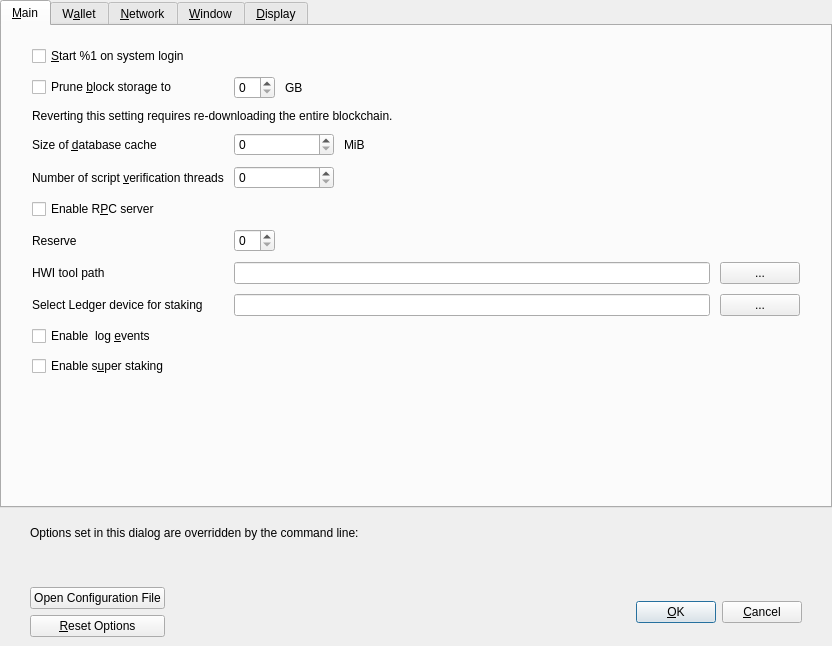
<?xml version="1.0" encoding="UTF-8"?>
<ui version="4.0">
 <class>OptionsDialog</class>
 <widget class="QDialog" name="OptionsDialog">
  <property name="geometry">
   <rect>
    <x>0</x>
    <y>0</y>
    <width>832</width>
    <height>646</height>
   </rect>
  </property>
  <property name="windowTitle">
   <string>Options</string>
  </property>
  <property name="modal">
   <bool>true</bool>
  </property>
  <layout class="QVBoxLayout" name="verticalLayout">
   <property name="leftMargin">
    <number>0</number>
   </property>
   <property name="topMargin">
    <number>0</number>
   </property>
   <property name="rightMargin">
    <number>0</number>
   </property>
   <property name="bottomMargin">
    <number>0</number>
   </property>
   <item>
    <widget class="QTabWidget" name="tabWidget">
     <property name="currentIndex">
      <number>0</number>
     </property>
     <widget class="QWidget" name="tabMain">
      <attribute name="title">
       <string>&amp;Main</string>
      </attribute>
      <layout class="QVBoxLayout" name="verticalLayout_3">
       <property name="spacing">
        <number>10</number>
       </property>
       <property name="leftMargin">
        <number>30</number>
       </property>
       <property name="topMargin">
        <number>20</number>
       </property>
       <property name="rightMargin">
        <number>30</number>
       </property>
       <property name="bottomMargin">
        <number>20</number>
       </property>
       <item>
        <layout class="QGridLayout" name="gridLayout">
         <property name="verticalSpacing">
          <number>10</number>
         </property>
         <item row="4" column="1">
          <layout class="QHBoxLayout" name="horizontalLayout_3_Main">
           <item>
            <widget class="QSpinBox" name="threadsScriptVerif">
             <property name="minimumSize">
              <size>
               <width>100</width>
               <height>0</height>
              </size>
             </property>
             <property name="toolTip">
              <string>(0 = auto, &lt;0 = leave that many cores free)</string>
             </property>
            </widget>
           </item>
           <item>
            <spacer name="horizontalSpacer_3_Main">
             <property name="orientation">
              <enum>Qt::Horizontal</enum>
             </property>
             <property name="sizeHint" stdset="0">
              <size>
               <width>40</width>
               <height>20</height>
              </size>
             </property>
            </spacer>
           </item>
          </layout>
         </item>
         <item row="8" column="1">
          <layout class="QHBoxLayout" name="horizontalLayout2">
           <item>
            <widget class="QLineEdit" name="txtStakeLedgerId">
             <property name="toolTip">
              <string>Fingerprint of the ledger that you want to be used for staking with hardware wallet</string>
             </property>
            </widget>
           </item>
           <item>
            <widget class="QPushButton" name="toolStakeLedgerId">
             <property name="text">
              <string>...</string>
             </property>
            </widget>
           </item>
          </layout>
         </item>
         <item row="6" column="1">
          <layout class="QHBoxLayout" name="horizontalLayout_3_Main_3">
           <item>
            <widget class="BitcoinAmountField" name="reserveBalance">
             <property name="toolTip">
              <string>Reserve amount that will not be used for staking</string>
             </property>
            </widget>
           </item>
           <item>
            <spacer name="horizontalSpacer_3_Main_3">
             <property name="orientation">
              <enum>Qt::Horizontal</enum>
             </property>
             <property name="sizeHint" stdset="0">
              <size>
               <width>40</width>
               <height>0</height>
              </size>
             </property>
            </spacer>
           </item>
          </layout>
         </item>
         <item row="4" column="0">
          <widget class="QLabel" name="threadsScriptVerifLabel">
           <property name="toolTip">
            <string extracomment="Tooltip text for Options window setting that sets the number of script verification threads. Explains that negative values mean to leave these many cores free to the system.">Set the number of script verification threads. Negative values correspond to the number of cores you want to leave free to the system.</string>
           </property>
           <property name="text">
            <string>Number of script &amp;verification threads</string>
           </property>
           <property name="textFormat">
            <enum>Qt::PlainText</enum>
           </property>
           <property name="buddy">
            <cstring>threadsScriptVerif</cstring>
           </property>
          </widget>
         </item>
         <item row="3" column="0">
          <widget class="QLabel" name="databaseCacheLabel">
           <property name="toolTip">
            <string extracomment="Tooltip text for Options window setting that sets the size of the database cache. Explains the corresponding effects of increasing/decreasing this value.">Maximum database cache size. A larger cache can contribute to faster sync, after which the benefit is less pronounced for most use cases. Lowering the cache size will reduce memory usage. Unused mempool memory is shared for this cache.</string>
           </property>
           <property name="text">
            <string>Size of &amp;database cache</string>
           </property>
           <property name="textFormat">
            <enum>Qt::PlainText</enum>
           </property>
           <property name="buddy">
            <cstring>databaseCache</cstring>
           </property>
          </widget>
         </item>
         <item row="2" column="0" colspan="2">
          <widget class="QLabel" name="pruneWarning">
           <property name="text">
            <string>Reverting this setting requires re-downloading the entire blockchain.</string>
           </property>
           <property name="textFormat">
            <enum>Qt::PlainText</enum>
           </property>
          </widget>
         </item>
         <item row="7" column="0">
          <widget class="QLabel" name="HWIToolLabel">
           <property name="text">
            <string>HWI tool path</string>
           </property>
          </widget>
         </item>
         <item row="1" column="0">
          <widget class="QCheckBox" name="prune">
           <property name="toolTip">
            <string>Enabling pruning significantly reduces the disk space required to store transactions. All blocks are still fully validated. Reverting this setting requires re-downloading the entire blockchain.</string>
           </property>
           <property name="text">
            <string>Prune &amp;block storage to</string>
           </property>
          </widget>
         </item>
         <item row="3" column="1">
          <layout class="QHBoxLayout" name="horizontalLayout_2_Main">
           <item>
            <widget class="QSpinBox" name="databaseCache">
             <property name="minimumSize">
              <size>
               <width>100</width>
               <height>0</height>
              </size>
             </property>
            </widget>
           </item>
           <item>
            <widget class="QLabel" name="databaseCacheUnitLabel">
             <property name="text">
              <string>MiB</string>
             </property>
             <property name="textFormat">
              <enum>Qt::PlainText</enum>
             </property>
            </widget>
           </item>
           <item>
            <spacer name="horizontalSpacer_2_Main">
             <property name="orientation">
              <enum>Qt::Horizontal</enum>
             </property>
             <property name="sizeHint" stdset="0">
              <size>
               <width>40</width>
               <height>20</height>
              </size>
             </property>
            </spacer>
           </item>
          </layout>
         </item>
         <item row="0" column="0" colspan="2">
          <widget class="QCheckBox" name="bitcoinAtStartup">
           <property name="toolTip">
            <string>Automatically start %1 after logging in to the system.</string>
           </property>
           <property name="text">
            <string>&amp;Start %1 on system login</string>
           </property>
          </widget>
         </item>
         <item row="7" column="1">
          <layout class="QHBoxLayout" name="horizontalLayout">
           <item>
            <widget class="QLineEdit" name="txtHWIToolPath">
             <property name="toolTip">
              <string>Hardware wallet interface tool location on disk</string>
             </property>
            </widget>
           </item>
           <item>
            <widget class="QPushButton" name="toolHWIPath">
             <property name="text">
              <string>...</string>
             </property>
            </widget>
           </item>
          </layout>
         </item>
         <item row="6" column="0">
          <widget class="QLabel" name="reserveBalanceLabel">
           <property name="text">
            <string>Reserve</string>
           </property>
           <property name="textFormat">
            <enum>Qt::PlainText</enum>
           </property>
           <property name="buddy">
            <cstring>threadsScriptVerif</cstring>
           </property>
          </widget>
         </item>
         <item row="1" column="1">
          <layout class="QHBoxLayout" name="horizontalLayout_Main_Prune">
           <item>
            <widget class="QSpinBox" name="pruneSize"/>
           </item>
           <item>
            <widget class="QLabel" name="pruneSizeUnitLabel">
             <property name="text">
              <string>GB</string>
             </property>
             <property name="textFormat">
              <enum>Qt::PlainText</enum>
             </property>
            </widget>
           </item>
           <item>
            <spacer name="horizontalSpacer_Main_Prune">
             <property name="orientation">
              <enum>Qt::Horizontal</enum>
             </property>
             <property name="sizeHint" stdset="0">
              <size>
               <width>40</width>
               <height>20</height>
              </size>
             </property>
            </spacer>
           </item>
          </layout>
         </item>
         <item row="8" column="0">
          <widget class="QLabel" name="stakeLedgerIdlabel">
           <property name="text">
            <string>Select Ledger device for staking</string>
           </property>
          </widget>
         </item>
         <item row="5" column="0" colspan="2">
          <widget class="QCheckBox" name="enableServer">
           <property name="toolTip">
            <string extracomment="Tooltip text for Options window setting that enables the RPC server.">This allows you or a third party tool to communicate with the node through command-line and JSON-RPC commands.</string>
           </property>
           <property name="text">
            <string extracomment="An Options window setting to enable the RPC server.">Enable R&amp;PC server</string>
           </property>
          </widget>
         </item>
         <item row="9" column="0" colspan="2">
          <widget class="QCheckBox" name="logEvents">
           <property name="text">
            <string>Enable  log &amp;events</string>
           </property>
          </widget>
         </item>
         <item row="10" column="0" colspan="2">
          <widget class="QCheckBox" name="superStaking">
           <property name="text">
            <string>Enable s&amp;uper staking</string>
           </property>
          </widget>
         </item>
        </layout>
       </item>
       <item>
        <spacer name="verticalSpacer_Main">
         <property name="orientation">
          <enum>Qt::Vertical</enum>
         </property>
         <property name="sizeHint" stdset="0">
          <size>
           <width>20</width>
           <height>40</height>
          </size>
         </property>
        </spacer>
       </item>
      </layout>
     </widget>
     <widget class="QWidget" name="tabWallet">
      <attribute name="title">
       <string>W&amp;allet</string>
      </attribute>
      <layout class="QVBoxLayout" name="verticalLayout_Wallet">
       <property name="spacing">
        <number>10</number>
       </property>
       <property name="leftMargin">
        <number>30</number>
       </property>
       <property name="topMargin">
        <number>20</number>
       </property>
       <property name="rightMargin">
        <number>30</number>
       </property>
       <property name="bottomMargin">
        <number>20</number>
       </property>
       <item>
        <widget class="QCheckBox" name="subFeeFromAmount">
         <property name="toolTip">
          <string extracomment="Tooltip text for Options window setting that sets subtracting the fee from a sending amount as default.">Whether to set subtract fee from amount as default or not.</string>
         </property>
         <property name="text">
          <string extracomment="An Options window setting to set subtracting the fee from a sending amount as default.">Subtract &amp;fee from amount by default</string>
         </property>
        </widget>
       </item>
       <item>
        <widget class="QGroupBox" name="groupBox">
         <property name="title">
          <string>Expert</string>
         </property>
         <layout class="QVBoxLayout" name="verticalLayout_2">
          <property name="spacing">
           <number>10</number>
          </property>
          <item>
           <widget class="QCheckBox" name="coinControlFeatures">
            <property name="toolTip">
             <string>Whether to show coin control features or not.</string>
            </property>
            <property name="text">
             <string>Enable coin &amp;control features</string>
            </property>
           </widget>
          </item>
          <item>
           <widget class="QCheckBox" name="spendZeroConfChange">
            <property name="toolTip">
             <string>If you disable the spending of unconfirmed change, the change from a transaction cannot be used until that transaction has at least one confirmation. This also affects how your balance is computed.</string>
            </property>
            <property name="text">
             <string>&amp;Spend unconfirmed change</string>
            </property>
           </widget>
          </item>
          <item>
           <widget class="QCheckBox" name="m_enable_psbt_controls">
            <property name="toolTip">
             <string extracomment="Tooltip text for options window setting that enables PSBT controls.">Whether to show PSBT controls.</string>
            </property>
            <property name="text">
             <string extracomment="An options window setting to enable PSBT controls.">Enable &amp;PSBT controls</string>
            </property>
           </widget>
          </item>
          <item>
           <widget class="QCheckBox" name="zeroBalanceAddressToken">
            <property name="text">
             <string>Enable &amp;zero balance for receiver token address</string>
            </property>
           </widget>
          </item>
          <item>
           <widget class="QCheckBox" name="useChangeAddress">
            <property name="text">
             <string>Use change &amp;address</string>
            </property>
           </widget>
          </item>
          <item>
           <widget class="QCheckBox" name="checkForUpdates">
            <property name="text">
             <string>Check for &amp;updates</string>
            </property>
           </widget>
          </item>
          <item>
           <widget class="QCheckBox" name="signPSBTHWITool">
            <property name="text">
             <string>Sign PSBT with HWI tool</string>
            </property>
           </widget>
          </item>
         </layout>
        </widget>
       </item>
       <item>
        <widget class="QGroupBox" name="groupBoxHww">
         <property name="title">
          <string>External Signer (e.g. hardware wallet)</string>
         </property>
         <layout class="QVBoxLayout" name="verticalLayoutHww">
          <item>
           <layout class="QHBoxLayout" name="horizontalLayoutHww">
            <item>
             <widget class="QLabel" name="externalSignerPathLabel">
              <property name="text">
               <string>&amp;External signer script path</string>
              </property>
              <property name="buddy">
               <cstring>externalSignerPath</cstring>
              </property>
             </widget>
            </item>
            <item>
             <widget class="QLineEdit" name="externalSignerPath">
              <property name="toolTip">
               <string>Full path to a %1 compatible script (e.g. C:\Downloads\hwi.exe or /Users/you/Downloads/hwi.py). Beware: malware can steal your coins!</string>
              </property>
             </widget>
            </item>
           </layout>
          </item>
         </layout>
        </widget>
       </item>
       <item>
        <spacer name="verticalSpacer_Wallet">
         <property name="orientation">
          <enum>Qt::Vertical</enum>
         </property>
         <property name="sizeHint" stdset="0">
          <size>
           <width>20</width>
           <height>40</height>
          </size>
         </property>
        </spacer>
       </item>
      </layout>
     </widget>
     <widget class="QWidget" name="tabNetwork">
      <attribute name="title">
       <string>&amp;Network</string>
      </attribute>
      <layout class="QVBoxLayout" name="verticalLayout_Network">
       <property name="spacing">
        <number>10</number>
       </property>
       <property name="leftMargin">
        <number>30</number>
       </property>
       <property name="topMargin">
        <number>20</number>
       </property>
       <property name="rightMargin">
        <number>30</number>
       </property>
       <property name="bottomMargin">
        <number>20</number>
       </property>
       <item>
        <widget class="QCheckBox" name="mapPortUpnp">
         <property name="toolTip">
          <string>Automatically open the Odan client port on the router. This only works when your router supports UPnP and it is enabled.</string>
         </property>
         <property name="text">
          <string>Map port using &amp;UPnP</string>
         </property>
        </widget>
       </item>
       <item>
        <widget class="QCheckBox" name="mapPortNatpmp">
         <property name="toolTip">
          <string>Automatically open the Odan client port on the router. This only works when your router supports NAT-PMP and it is enabled. The external port could be random.</string>
         </property>
         <property name="text">
          <string>Map port using NA&amp;T-PMP</string>
         </property>
        </widget>
       </item>
       <item>
        <widget class="QCheckBox" name="allowIncoming">
         <property name="toolTip">
          <string>Accept connections from outside.</string>
         </property>
         <property name="text">
          <string>Allow incomin&amp;g connections</string>
         </property>
        </widget>
       </item>
       <item>
        <widget class="QCheckBox" name="connectSocks">
         <property name="toolTip">
          <string>Connect to the Odan network through a SOCKS5 proxy.</string>
         </property>
         <property name="text">
          <string>&amp;Connect through SOCKS5 proxy (default proxy):</string>
         </property>
        </widget>
       </item>
       <item>
        <layout class="QHBoxLayout" name="horizontalLayout_1_Network">
         <item>
          <widget class="QLabel" name="proxyIpLabel">
           <property name="text">
            <string>Proxy &amp;IP:</string>
           </property>
           <property name="textFormat">
            <enum>Qt::PlainText</enum>
           </property>
           <property name="buddy">
            <cstring>proxyIp</cstring>
           </property>
          </widget>
         </item>
         <item>
          <widget class="QValidatedLineEdit" name="proxyIp">
           <property name="minimumSize">
            <size>
             <width>140</width>
             <height>0</height>
            </size>
           </property>
           <property name="maximumSize">
            <size>
             <width>140</width>
             <height>16777215</height>
            </size>
           </property>
           <property name="toolTip">
            <string>IP address of the proxy (e.g. IPv4: 127.0.0.1 / IPv6: ::1)</string>
           </property>
          </widget>
         </item>
         <item>
          <widget class="QLabel" name="proxyPortLabel">
           <property name="text">
            <string>&amp;Port:</string>
           </property>
           <property name="textFormat">
            <enum>Qt::PlainText</enum>
           </property>
           <property name="buddy">
            <cstring>proxyPort</cstring>
           </property>
          </widget>
         </item>
         <item>
          <widget class="QLineEdit" name="proxyPort">
           <property name="minimumSize">
            <size>
             <width>55</width>
             <height>0</height>
            </size>
           </property>
           <property name="maximumSize">
            <size>
             <width>55</width>
             <height>16777215</height>
            </size>
           </property>
           <property name="toolTip">
            <string>Port of the proxy (e.g. 9050)</string>
           </property>
          </widget>
         </item>
         <item>
          <spacer name="horizontalSpacer_1_Network">
           <property name="orientation">
            <enum>Qt::Horizontal</enum>
           </property>
           <property name="sizeHint" stdset="0">
            <size>
             <width>40</width>
             <height>20</height>
            </size>
           </property>
          </spacer>
         </item>
        </layout>
       </item>
       <item>
        <layout class="QHBoxLayout" name="horizontalLayout_2_Network">
         <item>
          <widget class="QLabel" name="proxyActiveNets">
           <property name="text">
            <string>Used for reaching peers via:</string>
           </property>
           <property name="textFormat">
            <enum>Qt::PlainText</enum>
           </property>
          </widget>
         </item>
         <item>
          <widget class="QCheckBox" name="proxyReachIPv4">
           <property name="enabled">
            <bool>false</bool>
           </property>
           <property name="toolTip">
            <string>Shows if the supplied default SOCKS5 proxy is used to reach peers via this network type.</string>
           </property>
           <property name="text">
            <string/>
           </property>
          </widget>
         </item>
         <item>
          <widget class="QLabel" name="proxyReachIPv4Label">
           <property name="text">
            <string>IPv4</string>
           </property>
           <property name="textFormat">
            <enum>Qt::PlainText</enum>
           </property>
          </widget>
         </item>
         <item>
          <widget class="QCheckBox" name="proxyReachIPv6">
           <property name="enabled">
            <bool>false</bool>
           </property>
           <property name="toolTip">
            <string>Shows if the supplied default SOCKS5 proxy is used to reach peers via this network type.</string>
           </property>
           <property name="text">
            <string/>
           </property>
          </widget>
         </item>
         <item>
          <widget class="QLabel" name="proxyReachIPv6Label">
           <property name="text">
            <string>IPv6</string>
           </property>
           <property name="textFormat">
            <enum>Qt::PlainText</enum>
           </property>
          </widget>
         </item>
         <item>
          <widget class="QCheckBox" name="proxyReachTor">
           <property name="enabled">
            <bool>false</bool>
           </property>
           <property name="toolTip">
            <string>Shows if the supplied default SOCKS5 proxy is used to reach peers via this network type.</string>
           </property>
           <property name="text">
            <string/>
           </property>
          </widget>
         </item>
         <item>
          <widget class="QLabel" name="proxyReachTorLabel">
           <property name="text">
            <string>Tor</string>
           </property>
           <property name="textFormat">
            <enum>Qt::PlainText</enum>
           </property>
          </widget>
         </item>
         <item>
          <spacer name="horizontalSpacer_2_Network">
           <property name="orientation">
            <enum>Qt::Horizontal</enum>
           </property>
           <property name="sizeHint" stdset="0">
            <size>
             <width>40</width>
             <height>20</height>
            </size>
           </property>
          </spacer>
         </item>
        </layout>
       </item>
       <item>
        <widget class="QCheckBox" name="connectSocksTor">
         <property name="toolTip">
          <string>Connect to the Odan network through a separate SOCKS5 proxy for Tor onion services.</string>
         </property>
         <property name="text">
          <string>Use separate SOCKS&amp;5 proxy to reach peers via Tor onion services:</string>
         </property>
        </widget>
       </item>
       <item>
        <layout class="QHBoxLayout" name="horizontalLayout_3_Network">
         <item>
          <widget class="QLabel" name="proxyIpTorLabel">
           <property name="text">
            <string>Proxy &amp;IP:</string>
           </property>
           <property name="textFormat">
            <enum>Qt::PlainText</enum>
           </property>
           <property name="buddy">
            <cstring>proxyIpTor</cstring>
           </property>
          </widget>
         </item>
         <item>
          <widget class="QValidatedLineEdit" name="proxyIpTor">
           <property name="minimumSize">
            <size>
             <width>140</width>
             <height>0</height>
            </size>
           </property>
           <property name="maximumSize">
            <size>
             <width>140</width>
             <height>16777215</height>
            </size>
           </property>
           <property name="toolTip">
            <string>IP address of the proxy (e.g. IPv4: 127.0.0.1 / IPv6: ::1)</string>
           </property>
          </widget>
         </item>
         <item>
          <widget class="QLabel" name="proxyPortTorLabel">
           <property name="text">
            <string>&amp;Port:</string>
           </property>
           <property name="textFormat">
            <enum>Qt::PlainText</enum>
           </property>
           <property name="buddy">
            <cstring>proxyPortTor</cstring>
           </property>
          </widget>
         </item>
         <item>
          <widget class="QLineEdit" name="proxyPortTor">
           <property name="minimumSize">
            <size>
             <width>55</width>
             <height>0</height>
            </size>
           </property>
           <property name="maximumSize">
            <size>
             <width>55</width>
             <height>16777215</height>
            </size>
           </property>
           <property name="toolTip">
            <string>Port of the proxy (e.g. 9050)</string>
           </property>
          </widget>
         </item>
         <item>
          <spacer name="horizontalSpacer_4_Network">
           <property name="orientation">
            <enum>Qt::Horizontal</enum>
           </property>
           <property name="sizeHint" stdset="0">
            <size>
             <width>40</width>
             <height>20</height>
            </size>
           </property>
          </spacer>
         </item>
        </layout>
       </item>
       <item>
        <spacer name="verticalSpacer_Network">
         <property name="orientation">
          <enum>Qt::Vertical</enum>
         </property>
         <property name="sizeHint" stdset="0">
          <size>
           <width>20</width>
           <height>40</height>
          </size>
         </property>
        </spacer>
       </item>
      </layout>
     </widget>
     <widget class="QWidget" name="tabWindow">
      <attribute name="title">
       <string>&amp;Window</string>
      </attribute>
      <layout class="QVBoxLayout" name="verticalLayout_Window">
       <property name="spacing">
        <number>10</number>
       </property>
       <property name="leftMargin">
        <number>30</number>
       </property>
       <property name="topMargin">
        <number>20</number>
       </property>
       <property name="rightMargin">
        <number>30</number>
       </property>
       <property name="bottomMargin">
        <number>20</number>
       </property>
       <item>
        <widget class="QCheckBox" name="showTrayIcon">
         <property name="toolTip">
          <string>Show the icon in the system tray.</string>
         </property>
         <property name="text">
          <string>&amp;Show tray icon</string>
         </property>
         <property name="checked">
          <bool>true</bool>
         </property>
        </widget>
       </item>
       <item>
        <widget class="QCheckBox" name="minimizeToTray">
         <property name="toolTip">
          <string>Show only a tray icon after minimizing the window.</string>
         </property>
         <property name="text">
          <string>&amp;Minimize to the tray instead of the taskbar</string>
         </property>
        </widget>
       </item>
       <item>
        <widget class="QCheckBox" name="minimizeOnClose">
         <property name="toolTip">
          <string>Minimize instead of exit the application when the window is closed. When this option is enabled, the application will be closed only after selecting Exit in the menu.</string>
         </property>
         <property name="text">
          <string>M&amp;inimize on close</string>
         </property>
        </widget>
       </item>
       <item>
        <spacer name="verticalSpacer_Window">
         <property name="orientation">
          <enum>Qt::Vertical</enum>
         </property>
         <property name="sizeHint" stdset="0">
          <size>
           <width>20</width>
           <height>40</height>
          </size>
         </property>
        </spacer>
       </item>
      </layout>
     </widget>
     <widget class="QWidget" name="tabDisplay">
      <attribute name="title">
       <string>&amp;Display</string>
      </attribute>
      <layout class="QVBoxLayout" name="verticalLayout_Display">
       <property name="spacing">
        <number>10</number>
       </property>
       <property name="leftMargin">
        <number>30</number>
       </property>
       <property name="topMargin">
        <number>20</number>
       </property>
       <property name="rightMargin">
        <number>30</number>
       </property>
       <property name="bottomMargin">
        <number>20</number>
       </property>
       <item>
        <layout class="QGridLayout" name="gridLayout_2">
         <property name="verticalSpacing">
          <number>10</number>
         </property>
         <item row="0" column="0">
          <widget class="QLabel" name="langLabel">
           <property name="text">
            <string>User Interface &amp;language:</string>
           </property>
           <property name="textFormat">
            <enum>Qt::PlainText</enum>
           </property>
           <property name="buddy">
            <cstring>lang</cstring>
           </property>
          </widget>
         </item>
         <item row="0" column="1">
          <widget class="QValueComboBox" name="lang">
           <property name="toolTip">
            <string>The user interface language can be set here. This setting will take effect after restarting %1.</string>
           </property>
          </widget>
         </item>
         <item row="1" column="0">
          <widget class="QLabel" name="unitLabel">
           <property name="text">
            <string>&amp;Unit to show amounts in:</string>
           </property>
           <property name="textFormat">
            <enum>Qt::PlainText</enum>
           </property>
           <property name="buddy">
            <cstring>unit</cstring>
           </property>
          </widget>
         </item>
         <item row="2" column="0">
          <widget class="QLabel" name="thirdPartyTxUrlsLabel">
           <property name="toolTip">
            <string>Third-party URLs (e.g. a block explorer) that appear in the transactions tab as context menu items. %s in the URL is replaced by transaction hash. Multiple URLs are separated by vertical bar |.</string>
           </property>
           <property name="text">
            <string>&amp;Third-party transaction URLs</string>
           </property>
           <property name="buddy">
            <cstring>thirdPartyTxUrls</cstring>
           </property>
          </widget>
         </item>
         <item row="1" column="1">
          <widget class="QValueComboBox" name="unit">
           <property name="toolTip">
            <string>Choose the default subdivision unit to show in the interface and when sending coins.</string>
           </property>
          </widget>
         </item>
         <item row="2" column="1">
          <widget class="QLineEdit" name="thirdPartyTxUrls">
           <property name="toolTip">
            <string>Third-party URLs (e.g. a block explorer) that appear in the transactions tab as context menu items. %s in the URL is replaced by transaction hash. Multiple URLs are separated by vertical bar |.</string>
           </property>
           <property name="placeholderText">
            <string notr="true">https://example.com/tx/%s</string>
           </property>
          </widget>
         </item>
         <item row="3" column="0">
          <widget class="QLabel" name="themeLabel">
           <property name="text">
            <string>User Interface &amp;style:</string>
           </property>
           <property name="textFormat">
            <enum>Qt::PlainText</enum>
           </property>
           <property name="buddy">
            <cstring>lang</cstring>
           </property>
          </widget>
         </item>
         <item row="3" column="1">
          <widget class="QValueComboBox" name="theme">
           <property name="toolTip">
            <string>The user interface style can be set here. This setting will take effect after restarting %1.</string>
           </property>
          </widget>
         </item>
         <item row="4" column="0">
          <widget class="QLabel" name="moneyFontLabel">
           <property name="text">
            <string>Font in the Overview tab: </string>
           </property>
           <property name="buddy">
            <cstring>moneyFont</cstring>
           </property>
          </widget>
         </item>
         <item row="4" column="1">
          <layout class="QHBoxLayout" name="horizontalLayout_4_Display">
           <item>
            <widget class="QComboBox" name="moneyFont">
             <property name="sizePolicy">
              <sizepolicy hsizetype="Expanding" vsizetype="Fixed">
               <horstretch>0</horstretch>
               <verstretch>0</verstretch>
              </sizepolicy>
             </property>
            </widget>
           </item>
           <item>
            <widget class="QLabel" name="moneyFont_preview">
             <property name="text">
              <string notr="true">111.11111111 ODAN
909.09090909 ODAN</string>
             </property>
            </widget>
           </item>
          </layout>
         </item>
        </layout>
       </item>
       <item>
        <spacer name="verticalSpacer_Display">
         <property name="orientation">
          <enum>Qt::Vertical</enum>
         </property>
         <property name="sizeHint" stdset="0">
          <size>
           <width>20</width>
           <height>40</height>
          </size>
         </property>
        </spacer>
       </item>
      </layout>
     </widget>
    </widget>
   </item>
   <item>
    <widget class="QFrame" name="frame">
     <layout class="QVBoxLayout" name="verticalLayout_Bottom">
      <property name="leftMargin">
       <number>30</number>
      </property>
      <property name="rightMargin">
       <number>30</number>
      </property>
      <item>
       <layout class="QHBoxLayout" name="horizontalLayout_Bottom">
        <item>
         <widget class="QLabel" name="overriddenByCommandLineInfoLabel">
          <property name="text">
           <string>Options set in this dialog are overridden by the command line:</string>
          </property>
          <property name="textFormat">
           <enum>Qt::PlainText</enum>
          </property>
         </widget>
        </item>
        <item>
         <spacer name="horizontalSpacer_Bottom">
          <property name="orientation">
           <enum>Qt::Horizontal</enum>
          </property>
          <property name="sizeHint" stdset="0">
           <size>
            <width>40</width>
            <height>20</height>
           </size>
          </property>
         </spacer>
        </item>
       </layout>
      </item>
      <item>
       <widget class="QLabel" name="overriddenByCommandLineLabel">
        <property name="text">
         <string/>
        </property>
        <property name="textFormat">
         <enum>Qt::PlainText</enum>
        </property>
        <property name="wordWrap">
         <bool>true</bool>
        </property>
       </widget>
      </item>
     </layout>
    </widget>
   </item>
   <item>
    <widget class="QWidget" name="buttonsContainerWhite" native="true">
     <layout class="QHBoxLayout" name="horizontalLayout_2">
      <property name="leftMargin">
       <number>30</number>
      </property>
      <property name="rightMargin">
       <number>30</number>
      </property>
      <item>
       <layout class="QVBoxLayout" name="verticalLayout_Buttons">
        <item>
         <widget class="QPushButton" name="openBitcoinConfButton">
          <property name="toolTip">
           <string>Open the %1 configuration file from the working directory.</string>
          </property>
          <property name="text">
           <string>Open Configuration File</string>
          </property>
          <property name="autoDefault">
           <bool>false</bool>
          </property>
         </widget>
        </item>
        <item>
         <widget class="QPushButton" name="resetButton">
          <property name="toolTip">
           <string>Reset all client options to default.</string>
          </property>
          <property name="text">
           <string>&amp;Reset Options</string>
          </property>
          <property name="autoDefault">
           <bool>false</bool>
          </property>
         </widget>
        </item>
       </layout>
      </item>
      <item>
       <spacer name="horizontalSpacer_3">
        <property name="orientation">
         <enum>Qt::Horizontal</enum>
        </property>
        <property name="sizeHint" stdset="0">
         <size>
          <width>20</width>
          <height>20</height>
         </size>
        </property>
       </spacer>
      </item>
      <item>
       <widget class="QLabel" name="statusLabel">
        <property name="minimumSize">
         <size>
          <width>200</width>
          <height>0</height>
         </size>
        </property>
        <property name="font">
         <font>
          <weight>75</weight>
          <bold>true</bold>
         </font>
        </property>
        <property name="text">
         <string/>
        </property>
        <property name="textFormat">
         <enum>Qt::PlainText</enum>
        </property>
        <property name="wordWrap">
         <bool>true</bool>
        </property>
       </widget>
      </item>
      <item>
       <spacer name="horizontalSpacer">
        <property name="orientation">
         <enum>Qt::Horizontal</enum>
        </property>
        <property name="sizeHint" stdset="0">
         <size>
          <width>20</width>
          <height>20</height>
         </size>
        </property>
       </spacer>
      </item>
      <item>
       <widget class="QPushButton" name="okButton">
        <property name="text">
         <string>&amp;OK</string>
        </property>
        <property name="autoDefault">
         <bool>false</bool>
        </property>
        <property name="default">
         <bool>true</bool>
        </property>
       </widget>
      </item>
      <item>
       <widget class="QPushButton" name="cancelButton">
        <property name="text">
         <string>&amp;Cancel</string>
        </property>
        <property name="autoDefault">
         <bool>false</bool>
        </property>
       </widget>
      </item>
     </layout>
    </widget>
   </item>
  </layout>
 </widget>
 <customwidgets>
  <customwidget>
   <class>QValidatedLineEdit</class>
   <extends>QLineEdit</extends>
   <header>qt/qvalidatedlineedit.h</header>
  </customwidget>
  <customwidget>
   <class>QValueComboBox</class>
   <extends>QComboBox</extends>
   <header>qt/qvaluecombobox.h</header>
  </customwidget>
  <customwidget>
   <class>BitcoinAmountField</class>
   <extends>QSpinBox</extends>
   <header>qt/bitcoinamountfield.h</header>
  </customwidget>
 </customwidgets>
 <resources/>
 <connections/>
</ui>
